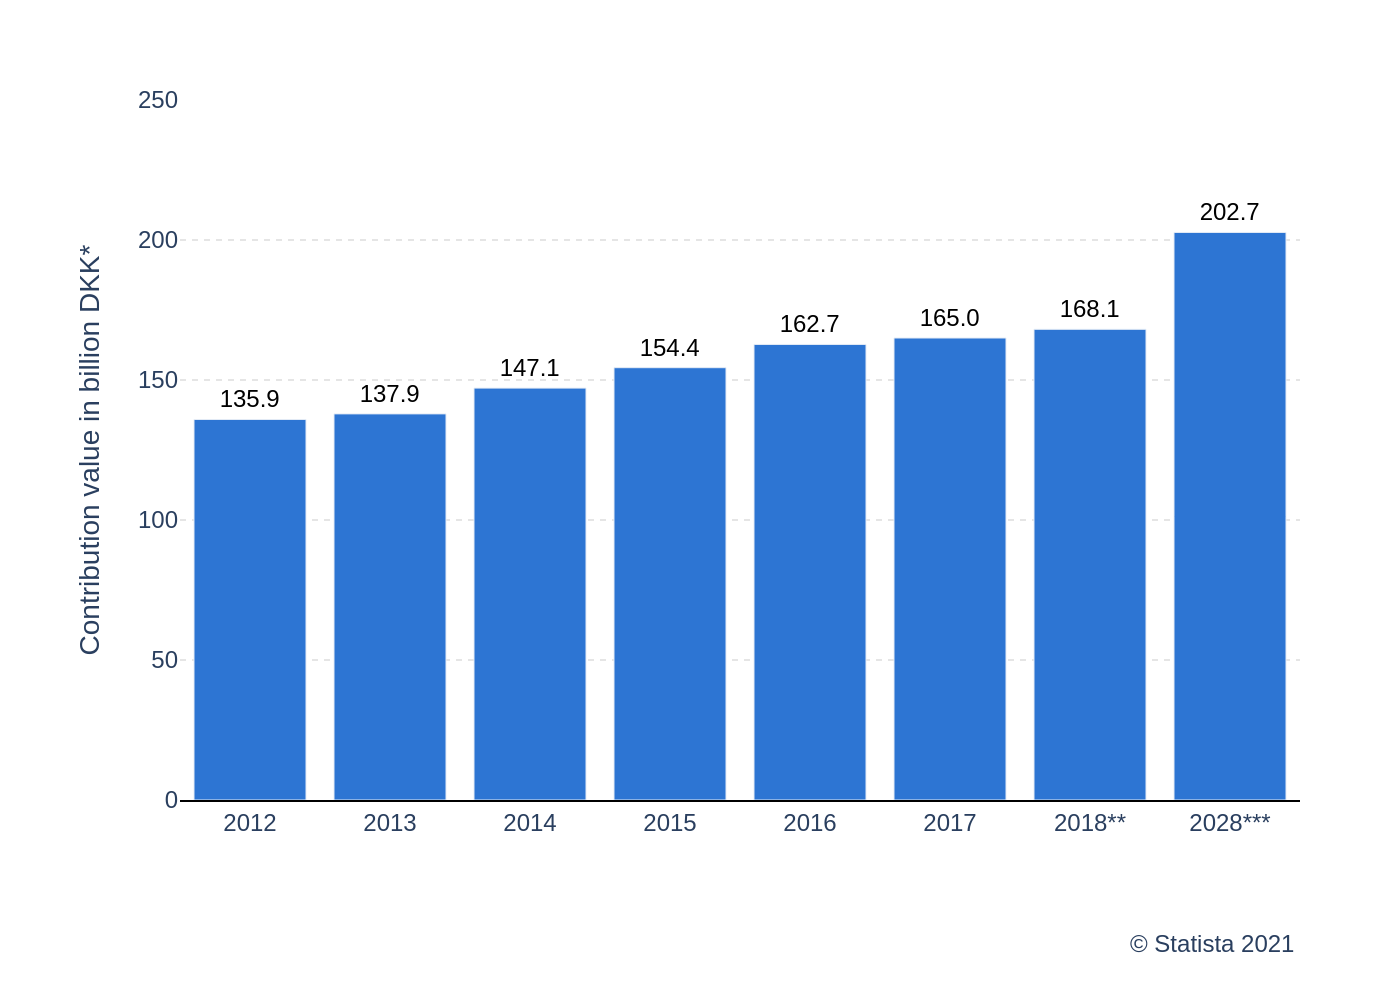

Write Python code to recreate this figure.
import sys
import json
import pathlib
import plotly.graph_objects as go

if len(sys.argv) != 2:
    print(f"Usage: python {sys.argv[0]} <json_file_path>")
    sys.exit(1)

json_file_path = pathlib.Path(sys.argv[1])
if not json_file_path.is_file():
    print(f"Error: File not found at {json_file_path}")
    sys.exit(1)

with open(json_file_path, 'r', encoding='utf-8') as f:
    chart_spec = json.load(f)

chart_data = chart_spec['chart_data']
texts = chart_spec['texts']
colors = chart_spec['colors']

categories = [item['category'] for item in chart_data]
values = [item['value'] for item in chart_data]

fig = go.Figure()

fig.add_trace(go.Bar(
    x=categories,
    y=values,
    marker_color=colors[0],
    text=[f'{v:.1f}' for v in values],
    textposition='outside',
    cliponaxis=False,
    textfont=dict(
        family="Arial",
        size=12,
        color='black'
    )
))

title_text = ""
if texts.get("title"):
    title_text += f"<b>{texts['title']}</b>"
if texts.get("subtitle"):
    title_text += f"<br><sub>{texts['subtitle']}</sub>"

fig.update_layout(
    font=dict(family="Arial"),
    title=dict(
        text=title_text,
        x=0.05,
        xanchor='left'
    ),
    xaxis=dict(
        title_text=texts.get('x_axis_title'),
        showgrid=False,
        linecolor='black'
    ),
    yaxis=dict(
        title_text=texts.get('y_axis_title'),
        range=[0, 250],
        gridcolor='#E5E5E5',
        griddash='dot'
    ),
    plot_bgcolor='white',
    showlegend=False,
    margin=dict(t=50, r=50, b=100, l=90)
)

if texts.get('source'):
    fig.add_annotation(
        text=texts['source'],
        xref="paper", yref="paper",
        x=1, y=-0.18,
        showarrow=False,
        xanchor='right',
        yanchor='top',
        align='right',
        font=dict(size=12)
    )

output_filename = json_file_path.with_suffix('.png').name
fig.write_image(output_filename, scale=2)

print(f"Chart saved to {output_filename}")
